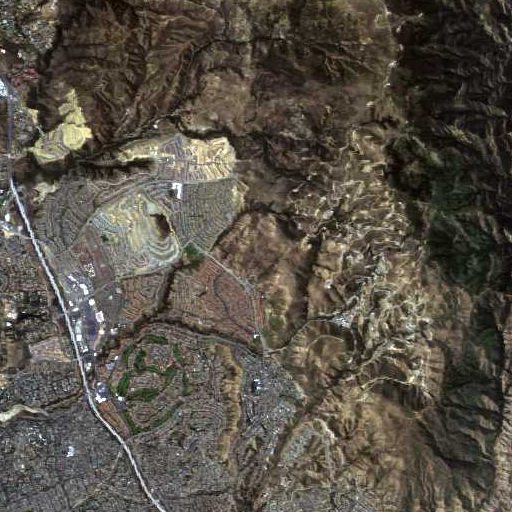
#> input picture img/source.png, 512 x 512 px
$ jupyter execute sample.ipynb
#> lines starting #> are read from the running program, lines starting #| are printed output that depends on the picture
[cell 1]
import numpy as np
import matplotlib.pyplot as plt
from pathlib import Path
import cv2
import pandas as pd

[cell 2]
# %%writefile haze.py
import numpy as np
from scipy.ndimage import gaussian_filter
import cv2

def set_visibility(depth_map, visibility):
    assert(0 <= visibility <= 1)
    d = depth_map
    d = d / d.max()
    d = d + ((d.max() - d.min()) / visibility - (d.max() + d.min())) / 2
    d = d / d.max()
    return np.clip(d, 0, 1)

def make_hazed(img_ideal, atmospheric_light, beta, depth_map):
    assert(img_ideal.dtype == np.uint8)
    J = img_ideal.astype(np.float32) / 255.0
    d = depth_map
    t = np.exp(-beta * d)
    I = J * t[..., None] + atmospheric_light * (1 - t[..., None])
    return (I * 255).clip(0, 255).astype(np.uint8)

def prepare_mask(mask, size, sigma=0.05):
    return gaussian_filter(cv2.resize(mask, size), sigma=sigma*size[0])

[cell 3]
img_source = cv2.cvtColor(cv2.imread('img/source.png'), cv2.COLOR_BGR2RGB)

mask1 = prepare_mask(cv2.imread('img/mask1.png', cv2.IMREAD_GRAYSCALE), (512, 512))
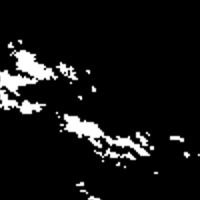
#> input picture img/mask1.png, 200 x 200 px
mask2 = prepare_mask(cv2.imread('img/mask2.png', cv2.IMREAD_GRAYSCALE), (512, 512))
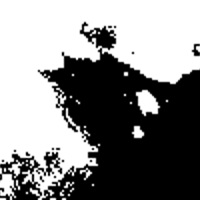
#> input picture img/mask2.png, 200 x 200 px
mask3 = prepare_mask(cv2.imread('img/mask3.png', cv2.IMREAD_GRAYSCALE), (512, 512))
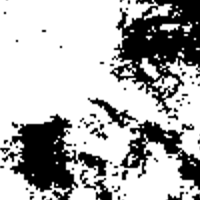
#> input picture img/mask3.png, 200 x 200 px
masks = [
    set_visibility(mask1, 1), set_visibility(mask1, 0.75), set_visibility(mask1, 0.5),
    set_visibility(mask2, 1), set_visibility(mask2, 0.75), set_visibility(mask2, 0.5),
    set_visibility(mask3, 1), set_visibility(mask3, 0.75), set_visibility(mask3, 0.5)
]
#> in set_visibility (call 6), `d = d / d.max()`:
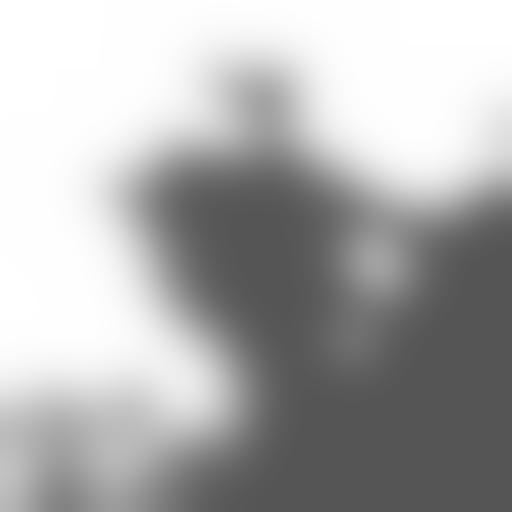
#> d: shape (512, 512) float64; min 0.333, max 1, mean 0.688
#> in set_visibility (call 9), `d = d / d.max()`:
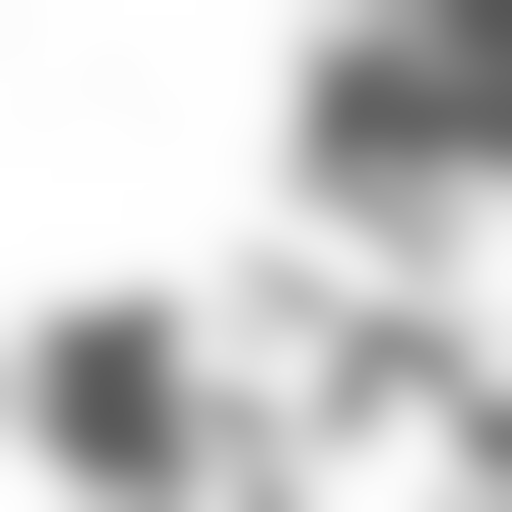
#> d: shape (512, 512) float64; min 0.333, max 1, mean 0.792

images = [make_hazed(img_source, np.array([0.8, 0.8, 0.8]), 1.8, i) for i in masks]
#> call 2 of make_hazed, with atmospheric_light = array of shape (3,), beta = 1.8
#> in make_hazed (call 2), `return (I * 255).clip(0, 255).astype(np.uint8)`:
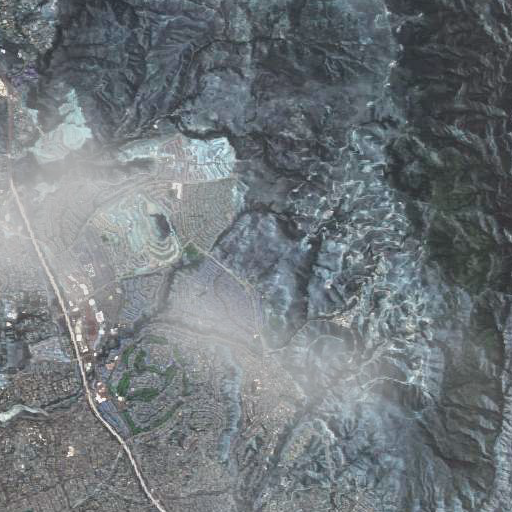
#> returned value: shape (512, 512, 3); mean of channels 0, 1, 2 123.3, 119.1, 112.3; drawn as B, G, R
#> in make_hazed (call 5), `return (I * 255).clip(0, 255).astype(np.uint8)`:
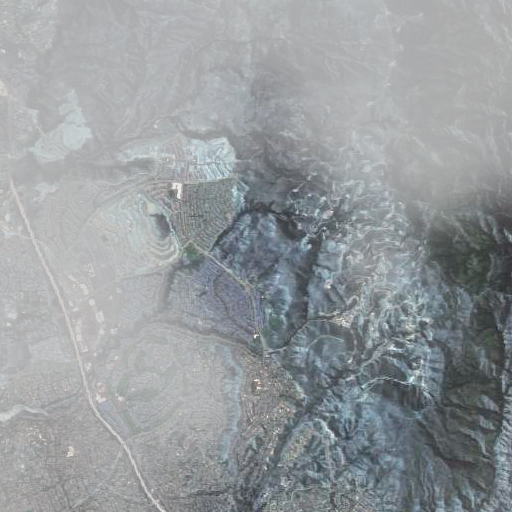
#> returned value: shape (512, 512, 3); mean of channels 0, 1, 2 157, 154.3, 149.8; drawn as B, G, R
#> in make_hazed (call 6), `t = np.exp(-beta * d)`:
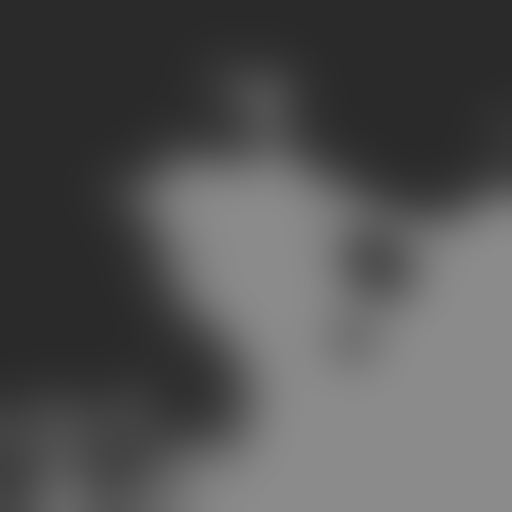
#> t: shape (512, 512) float64; min 0.165, max 0.549, mean 0.326
#> in make_hazed (call 7), `I = J * t[..., None] + atmospheric_light * (1 - t[..., None])`:
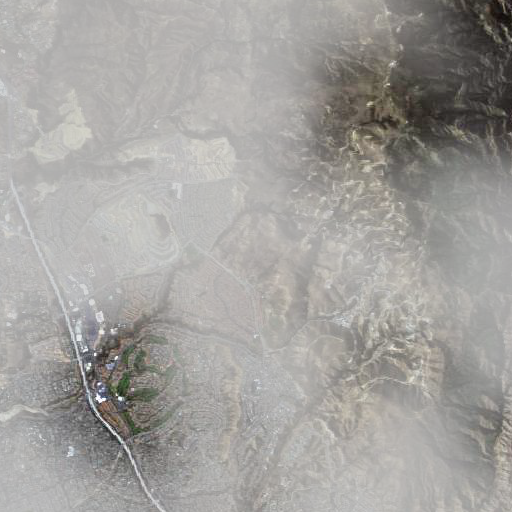
#> I: shape (512, 512, 3) float64; mean R, G, B 0.64, 0.632, 0.62
#> in make_hazed (call 8), `t = np.exp(-beta * d)`:
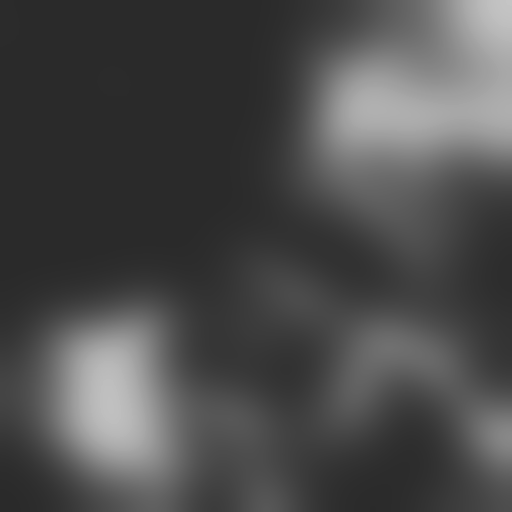
#> t: shape (512, 512) float64; min 0.165, max 0.773, mean 0.298
#> images = 9 items
images[6:6] = [mask3]
images[3:3] = [mask2]
images[0:0] = [mask1]

fig, axes = plt.subplots(3, 4, figsize=(12, 8))
axes = axes.ravel() if isinstance(axes, np.ndarray) else [axes]

for ax, img in zip(axes, images):
    ax.imshow(img)
    ax.axis('off')
#> this loop made 12 passes

plt.tight_layout()
plt.show()

[cell 4]
w, h = 256, 256
cx, cy = 210, 290

img_ideal = cv2.getRectSubPix(img_source, (w, h), (cx, cy))
plt.subplot(121), plt.imshow(img_ideal), plt.title('Исходное изображение')

matrix_distortion = np.array([
    [ 0.9,  0.05, w / 10],
    [0.1,  0.96, h / 10],
    [ 0.0000,  0.0003,  1]
], dtype=np.float32)  # TODO
sx = cx - w // 2
sy = cy - h // 2
matrix_shift = np.array([
    [ 1,  0,  -sx],
    [ 0,  1,  -sy],
    [ 0,  0,  1]
], dtype=np.float32)
matrix_distortion_and_shift = matrix_distortion @ matrix_shift
img_input = cv2.warpPerspective(images[5], matrix_distortion_and_shift, (w, h))
plt.subplot(122), plt.imshow(img_input), plt.title('Искаженное изображение')

plt.show()

[cell 5]
# %%writefile feature_matcher.py
import cv2
import numpy as np
from abc import ABC, abstractmethod
from typing import Dict, Any

class FeatureMatcher(ABC):
    def __init__(self, **params):
        self.params = params
        self._init_matcher()

    def __str__(self):
        return self.__class__.__name__.replace('FeatureMatcher', '')

    @abstractmethod
    def _init_matcher(self):
        """Инициализация детектора и дескриптора особенностей"""
        pass

    def estimate_transform(self, kp1: np.ndarray, kp2: np.ndarray, matches: Any) -> np.ndarray:
        dst_pts = np.float32([kp1[m.queryIdx].pt for m in matches]).reshape(-1,1,2)
        src_pts = np.float32([kp2[m.trainIdx].pt for m in matches]).reshape(-1,1,2)

        M, mask = cv2.findHomography(src_pts, dst_pts, cv2.RANSAC, 5.0)

        return M

    def process_images(self, img_ideal: np.ndarray, img_input: np.ndarray) -> Dict[str, Any]:
        kp1, desc1 = self.detect_and_compute(img_ideal)
#> kp1 = 1602 keypoints; strongest (x, y, size): (38, 236, 3), (9, 140, 3.9), (12, 192, 2.1), (172, 174, 2.1)
        kp2, desc2 = self.detect_and_compute(img_input)
#> kp2 = 550 keypoints; strongest (x, y, size): (217, 73, 2.2), (229, 126, 2.5), (218, 94, 1.8), (113, 67, 3)

        matches = self.match_features(desc1, desc2)
#> matches = 460 matches
        matches = sorted(matches, key = lambda x:x.distance)

        M = self.estimate_transform(kp1, kp2, matches)
#> in estimate_transform, `dst_pts = np.float32([kp1[m.queryIdx].pt for m in matches]).reshape(-1..`: dst_pts = 460 rows, first 8: [142.5, 50.37], [208.9, 112.1], [217.9, 68.21], [188.8, 40.63], [207, 78.96], [144.6, 90.91], [189.9, 140.6], [151.2, 37.32]
#> in estimate_transform, `src_pts = np.float32([kp2[m.trainIdx].pt for m in matches]).reshape(-1..`: src_pts = 460 rows, first 8: [154.5, 87.4], [212.6, 149.7], [220.8, 111.1], [195.9, 82.88], [211.4, 119.9], [156.5, 124.4], [195.9, 172.8], [162.2, 76.17]
#> in estimate_transform, `M, mask = cv2.findHomography(src_pts, dst_pts, cv2.RANSAC, 5.0)`: M = [[1.11, -0.0498, -27.6], [-0.116, 1.05, -24.32], [2.88e-05, -0.000314, 1]]; mask = 460 values, max 1 at index 0, min 0 at index 348, mean 0.796

        return {
            'keypoints1': kp1,
            'keypoints2': kp2,
            'matches': matches,
            'matrix_alg': M
        }

    def detect_and_compute(self, image):
        return self.detector.detectAndCompute(image, None)

    def match_features(self, desc1, desc2):
        return self.matcher.match(desc1, desc2)

class SIFTFeatureMatcher(FeatureMatcher):
    def _init_matcher(self):
        self.detector = cv2.SIFT_create()
        self.matcher = cv2.BFMatcher(cv2.NORM_L2, crossCheck=True)

class FASTBRIEFFeatureMatcher(FeatureMatcher):
    def __str__(self):
        return 'FAST+BRIEF'

    def _init_matcher(self):
        self.detector = cv2.FastFeatureDetector_create()
        self.descriptor = cv2.xfeatures2d.BriefDescriptorExtractor_create()
        self.matcher = cv2.BFMatcher(cv2.NORM_HAMMING, crossCheck=True)

    def detect_and_compute(self, image):
        kp = self.detector.detect(image, None)
        kp, desc = self.descriptor.compute(image, kp)
        return kp, desc

    def match_features(self, desc1, desc2):
        return self.matcher.match(desc1, desc2)

class ORBFeatureMatcher(FeatureMatcher):
    def _init_matcher(self):
        self.detector = cv2.ORB_create()
        self.matcher = cv2.BFMatcher(cv2.NORM_HAMMING, crossCheck=True)

[cell 6]
matcher = SIFTFeatureMatcher()
# matcher = FASTBRIEFFeatureMatcher()
# matcher = ORBFeatureMatcher()

results = matcher.process_images(img_ideal, img_input)
#> results = 4 items

matched_vis = cv2.drawMatches(
    img_ideal, results['keypoints1'],
    img_input, results['keypoints2'],
    results['matches'][:20], None,
    flags=cv2.DrawMatchesFlags_NOT_DRAW_SINGLE_POINTS
)
plt.imshow(matched_vis)
plt.show()

matrix_alg = results['matrix_alg']
#> matrix_alg has the same summary as M in estimate_transform
img_alg = cv2.warpPerspective(img_input, matrix_alg, (w, h))
aligned_vis = np.hstack((img_ideal, img_alg))
plt.imshow(aligned_vis)
plt.show()

[cell 7]
# %%writefile loss.py
import numpy as np
import cv2

def make_perspective_transform(m):

    def transform(x):
        points = np.array(x, dtype=np.float32)
        return cv2.perspectiveTransform(points.reshape(-1, 1, 2), m).reshape(-1, 2)

    return transform

def make_loss(p):

    def loss(vestigial, region):
        d = lambda x: np.linalg.norm(vestigial(x) - x, axis=1)
        if p == np.inf:
            return d(region).max()
        return ((d(region) ** p).sum() / len(region)) ** (1/p)

    return loss

loss_2 = make_loss(2)
loss_inf = make_loss(np.inf)

[cell 8]
for matcher in SIFTFeatureMatcher(), FASTBRIEFFeatureMatcher(), ORBFeatureMatcher():
    matrix_alg = matcher.process_images(img_ideal, img_input)['matrix_alg']
    transform_vestigial = make_perspective_transform(matrix_alg @ matrix_distortion)
    region = np.array(list(np.ndindex(w, h)))  # TODO
    print(loss_2(transform_vestigial, region))
#> this loop made 3 passes
#> matches in process_images on passes 1 to 3: 460 matches, 557 matches, 145 matches
